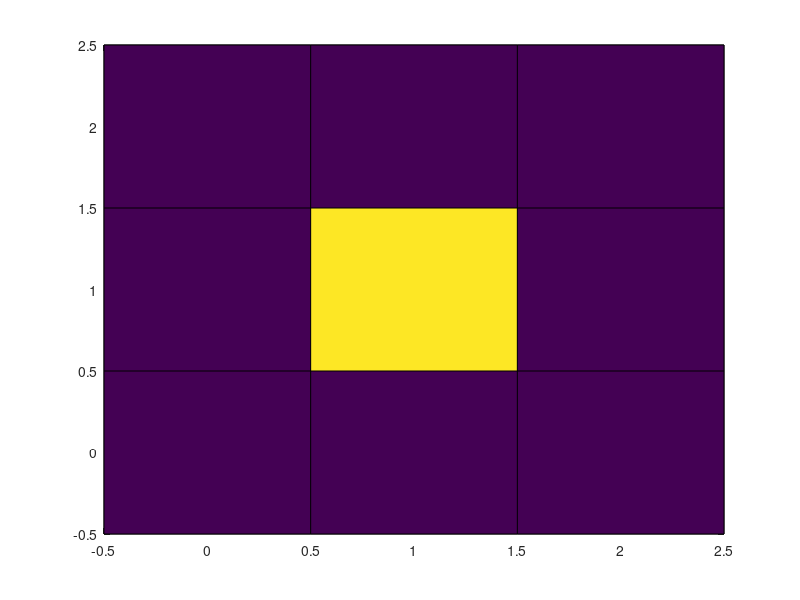

This figure's MATLAB source: (Note: this script raises an error after producing the figure.)
[x, y] = meshgrid(-0.5:1:2.5);
% Note I had to pad C to get the 3-by-3 grid you were looking for
C = [0 0 0 0; 0 1 0 0; 0 0 0 0; 0 0 0 0];
figure
pcolor(x, y, C)


%%

figure;

for i = 1:length(data)
  
        if length(data(i).AR1) == 1
            %plot(data(i).AR1,data(i).AR2,'bo','MarkerFaceColor','none');
        elseif length(data(i).AR1) == 2
           % plot(data(i).AR1,data(i).AR2,'ro','MarkerFaceColor','none');
        elseif length(data(i).AR1) >= 3 &&  length(data(i).AR1) <= 15
             plot(data(i).AR1,data(i).AR2,'ko','MarkerFaceColor','none');
        else
            
            temp = error_ellipse(cov(data(i).AR1,data(i).AR2),[mean(data(i).AR1) mean(data(i).AR2)],'conf',0.95);
            set(temp,'color','k');
    end
    hold on
end

xlim([1 Inf]); ylim([0 1]);  xlabel('AR_1'); ylabel('AR_2');

%%

plot_data = genus_data;
figure(24);

for i = 1:length(plot_data)
  
        if size(plot_data(i).AR,1) == 1
            plot(plot_data(i).AR(1),plot_data(i).AR(2),'bo','MarkerFaceColor','b');
%         elseif length(data(i).AR1) == 2
%            % plot(data(i).AR1,data(i).AR2,'ro','MarkerFaceColor','none');
        elseif size(plot_data(i).AR,1) >= 2 %&&  length(data(i).AR1) <= 15000
%              plot(data(i).AR1,data(i).AR2,'ko','MarkerFaceColor','none');
       % else
       tstar = -tinv((1-0.95)/2,plot_data(i).samples - 1);
           pe =   ploterr(plot_data(i).AR(:,1),plot_data(i).AR(:,2),tstar*plot_data(i).SE(1),tstar*plot_data(i).SE(2)) ;
           set(pe(1),'linestyle','none','marker','o','markerfacecolor','k','color','k');
           set(pe(2),'color','k');  set(pe(3),'color','k');
             %plots X vs. Y with x error bars [X-XE X+XE] and y
%   error bars [Y-YE Y+YE].

%             temp = error_ellipse(cov(plot_data(i).AR(:,1),plot_data(i).AR(:,2)),plot_data(i).mean_unweighted,'conf',0.95);
%             set(temp,'color','k');
    end
    hold on
end

xlim([1 10]); ylim([0 1]);  xlabel('AR_1'); ylabel('AR_2');